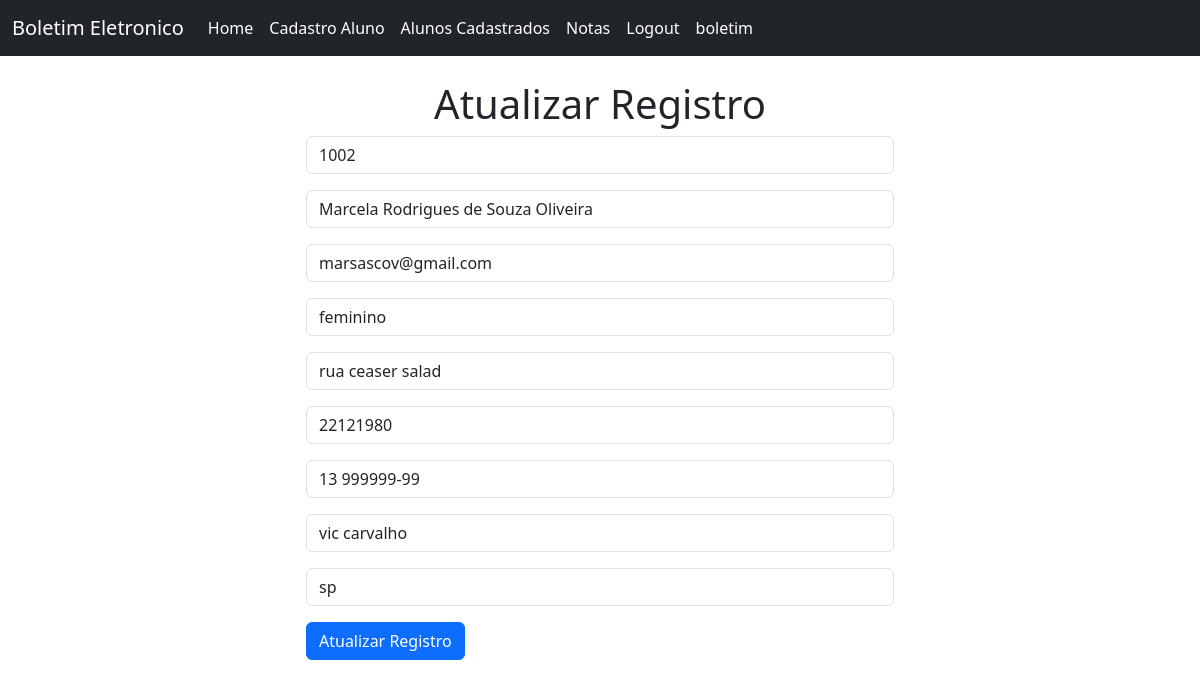
The page /att_record/1002/ (signed in) on the database its author committed.
### produtos/models.py (models this page shows, shortened)
class Gravar(models.Model):
    criado_em= models.DateTimeField(auto_now_add=True)
    matricula = models.CharField(max_length=50)
    nome = models.CharField(max_length=50)
    email = models.CharField(max_length=50)
    genero = models.CharField(max_length=20)
    endereco = models.CharField(max_length=150)
    nascido = models.CharField(max_length=30)
    contato = models.CharField(max_length=50)
    cidade = models.CharField(max_length=50)
    estado = models.CharField(max_length=2)

### produtos/views.py (the view)
# urls.py: path('att_record/<str:matricula>/', views.att_record, name="att_record"),
def att_record(request, matricula):
    if request.user.is_authenticated:
        ra =Gravar.objects.get(matricula = matricula)
        form = AddRecordForm(request.POST or None, instance=ra)
        if form.is_valid():
            form.save()
            messages.success(request, 'Registro Atualizado com Sucesso!')
            return redirect('aluno')
        return render (request, 'att_record.html', {'form': form})
    else:
        messages.success(request,"Você deve estar Logado para executar Isso!")
        return redirect('index')

### produtos/templates/att_record.html (shortened to what this page needs)
{% extends 'base.html' %}
{% block content %}
<div class="col-md-6 offset-md-3">
<h1 style="text-align: center;">
   Atualizar Registro
</h1>
<form method="POST" action="">
{{form.as_p}}
    <button class="btn btn-primary" type="submit"> Atualizar Registro</button>
</form>
</div>
{% endblock %}

### rows shown on the page
Gravar: matricula "1002", nome "Marcela Rodrigues de Souza Oliveira", email "marsascov@gmail.com", genero "feminino", endereco "rua ceaser salad", nascido "22121980", contato "13 999999-99", cidade "vic carvalho", estado "sp"
